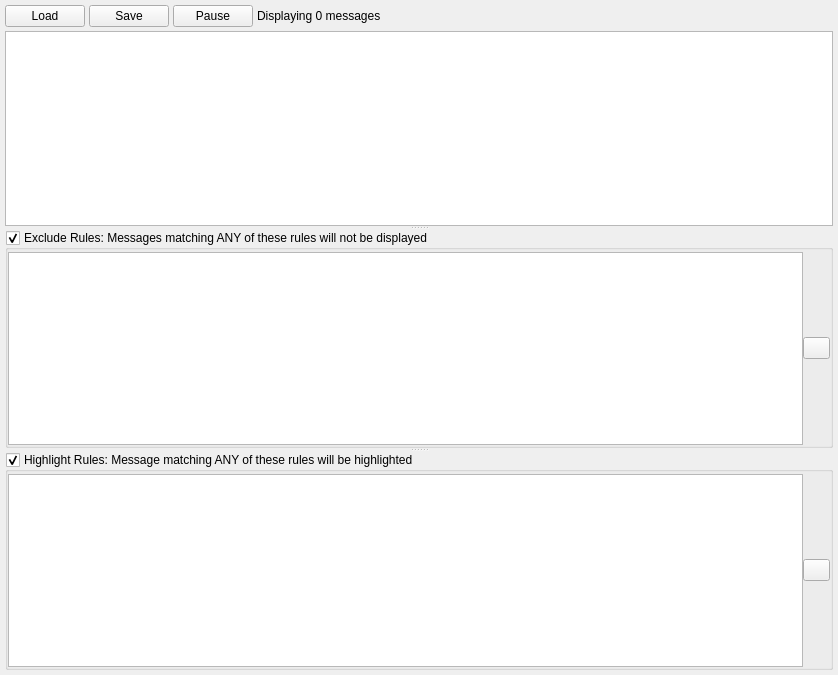
<?xml version="1.0" encoding="UTF-8"?>
<ui version="4.0">
 <class>ConsoleWidget</class>
 <widget class="QWidget" name="ConsoleWidget">
  <property name="geometry">
   <rect>
    <x>0</x>
    <y>0</y>
    <width>838</width>
    <height>675</height>
   </rect>
  </property>
  <property name="windowTitle">
   <string>Console</string>
  </property>
  <layout class="QVBoxLayout" name="verticalLayout">
   <property name="spacing">
    <number>4</number>
   </property>
   <property name="margin">
    <number>5</number>
   </property>
   <item>
    <layout class="QHBoxLayout" name="horizontalLayout">
     <property name="sizeConstraint">
      <enum>QLayout::SetMinAndMaxSize</enum>
     </property>
     <item>
      <widget class="QPushButton" name="load_button">
       <property name="toolTip">
        <string>Load a Message file</string>
       </property>
       <property name="text">
        <string>Load</string>
       </property>
      </widget>
     </item>
     <item>
      <widget class="QPushButton" name="save_button">
       <property name="toolTip">
        <string>Save currently displayed messages to a file</string>
       </property>
       <property name="text">
        <string>Save</string>
       </property>
      </widget>
     </item>
     <item>
      <widget class="QPushButton" name="pause_button">
       <property name="toolTip">
        <string>Pause/Resume the message stream</string>
       </property>
       <property name="text">
        <string>Pause</string>
       </property>
       <property name="checkable">
        <bool>true</bool>
       </property>
      </widget>
     </item>
     <item>
      <widget class="QLabel" name="messages_label">
       <property name="text">
        <string>Displaying 0 messages</string>
       </property>
      </widget>
     </item>
     <item>
      <spacer name="horizontalSpacer">
       <property name="orientation">
        <enum>Qt::Horizontal</enum>
       </property>
       <property name="sizeHint" stdset="0">
        <size>
         <width>40</width>
         <height>20</height>
        </size>
       </property>
      </spacer>
     </item>
    </layout>
   </item>
   <item>
    <layout class="QVBoxLayout" name="verticalLayout_2">
     <item>
      <widget class="QSplitter" name="table_splitter">
       <property name="orientation">
        <enum>Qt::Vertical</enum>
       </property>
       <property name="childrenCollapsible">
        <bool>true</bool>
       </property>
       <widget class="QTableView" name="table_view">
        <property name="selectionBehavior">
         <enum>QAbstractItemView::SelectRows</enum>
        </property>
        <property name="horizontalScrollMode">
         <enum>QAbstractItemView::ScrollPerPixel</enum>
        </property>
        <property name="sortingEnabled">
         <bool>true</bool>
        </property>
       </widget>
       <widget class="QSplitter" name="filter_splitter">
        <property name="orientation">
         <enum>Qt::Vertical</enum>
        </property>
        <property name="childrenCollapsible">
         <bool>true</bool>
        </property>
        <widget class="QGroupBox" name="exclude_group_box">
         <property name="title">
          <string>Exclude Rules: Messages matching ANY of these rules will not be displayed</string>
         </property>
         <property name="checkable">
          <bool>true</bool>
         </property>
         <layout class="QHBoxLayout" name="horizontalLayout_2">
          <property name="spacing">
           <number>0</number>
          </property>
          <property name="leftMargin">
           <number>0</number>
          </property>
          <property name="topMargin">
           <number>2</number>
          </property>
          <property name="rightMargin">
           <number>0</number>
          </property>
          <property name="bottomMargin">
           <number>0</number>
          </property>
          <item>
           <widget class="QTableWidget" name="exclude_table">
            <property name="alternatingRowColors">
             <bool>true</bool>
            </property>
            <property name="columnCount">
             <number>1</number>
            </property>
            <attribute name="horizontalHeaderVisible">
             <bool>false</bool>
            </attribute>
            <attribute name="horizontalHeaderStretchLastSection">
             <bool>true</bool>
            </attribute>
            <attribute name="verticalHeaderVisible">
             <bool>false</bool>
            </attribute>
            <attribute name="verticalHeaderVisible">
             <bool>false</bool>
            </attribute>
            <attribute name="horizontalHeaderStretchLastSection">
             <bool>true</bool>
            </attribute>
            <attribute name="horizontalHeaderVisible">
             <bool>false</bool>
            </attribute>
            <column/>
           </widget>
          </item>
          <item>
           <widget class="QPushButton" name="add_exclude_button">
            <property name="maximumSize">
             <size>
              <width>27</width>
              <height>16777215</height>
             </size>
            </property>
            <property name="text">
             <string/>
            </property>
           </widget>
          </item>
         </layout>
        </widget>
        <widget class="QGroupBox" name="highlight_group_box">
         <property name="title">
          <string>Highlight Rules: Message matching ANY of these rules will be highlighted</string>
         </property>
         <property name="checkable">
          <bool>true</bool>
         </property>
         <layout class="QHBoxLayout" name="horizontalLayout_3">
          <property name="spacing">
           <number>0</number>
          </property>
          <property name="leftMargin">
           <number>0</number>
          </property>
          <property name="topMargin">
           <number>2</number>
          </property>
          <property name="rightMargin">
           <number>0</number>
          </property>
          <property name="bottomMargin">
           <number>0</number>
          </property>
          <item>
           <widget class="QTableWidget" name="highlight_table">
            <property name="alternatingRowColors">
             <bool>true</bool>
            </property>
            <property name="columnCount">
             <number>1</number>
            </property>
            <attribute name="horizontalHeaderVisible">
             <bool>false</bool>
            </attribute>
            <attribute name="horizontalHeaderStretchLastSection">
             <bool>true</bool>
            </attribute>
            <attribute name="verticalHeaderVisible">
             <bool>false</bool>
            </attribute>
            <attribute name="verticalHeaderVisible">
             <bool>false</bool>
            </attribute>
            <attribute name="horizontalHeaderStretchLastSection">
             <bool>true</bool>
            </attribute>
            <attribute name="horizontalHeaderVisible">
             <bool>false</bool>
            </attribute>
            <column/>
           </widget>
          </item>
          <item>
           <widget class="QPushButton" name="add_highlight_button">
            <property name="maximumSize">
             <size>
              <width>27</width>
              <height>16777215</height>
             </size>
            </property>
            <property name="text">
             <string/>
            </property>
           </widget>
          </item>
         </layout>
        </widget>
       </widget>
      </widget>
     </item>
    </layout>
   </item>
  </layout>
 </widget>
 <resources/>
 <connections/>
</ui>
